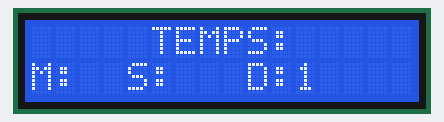
Bench run of a sketch on a simulated Arduino Uno, built with avr-gcc and run on an emulated ATmega328P. Shown: 16×2 character LCD.

Above: at 0.15 s.
At 5.0 s:
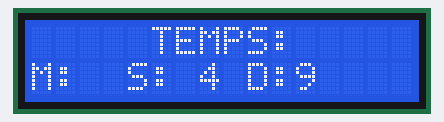
At 10.05 s:
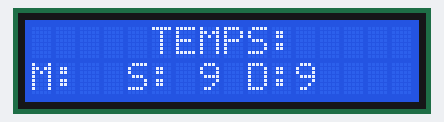
At 19.95 s:
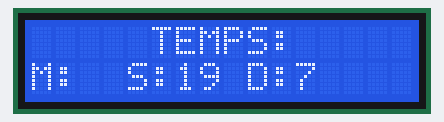
At 29.96 s:
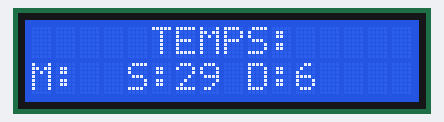
At 39.86 s:
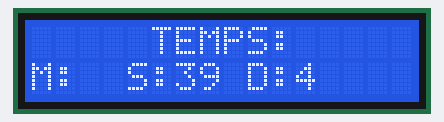

The sketch:

timer2.ino
```cpp
#include <Wire.h>
#include <LiquidCrystal_I2C.h>

LiquidCrystal_I2C lcd(0x27, 16, 2); // Addressage de notre écran LCD à l'addresse 0x27
                                    // en définissant les dimensions (16 colonnes, 2 lignes)
void setup()
{
  lcd.init();                       // Initialisation de l'écran LCD
  lcd.backlight();                  // Allumage de l'éclairage de l'écran.
  lcd.setCursor(5, 0);              // Positionnement du curseur à la 6èle colonne à la 1ère ligne
  lcd.print("TEMPS:");              // Affichage du message "TEMPS" sur l'écran LCD
  lcd.setCursor(0, 1);
  lcd.print("M:");
  lcd.setCursor(4, 1);
  lcd.print("S:");
  lcd.setCursor(9, 1);
  lcd.print("D:");
}

void loop()
{
  unsigned long int t = millis();
  static unsigned long int t0;
  static unsigned int D, S, M;
  if (t - t0 > 100) {
    t0 = t;
    D++;
    if (D == 10) {
      D = 0;
      S++;
      if (S == 60) {
        S = 0;
        M++;
        lcd.setCursor(2, 1);
        lcd.print(M);
      }
      lcd.setCursor(6, 1);
      if (S < 10) {
        lcd.print(" ");
      }
      lcd.print(S);
    }
    lcd.setCursor(11, 1);
    lcd.print(D);
  }
}
```
